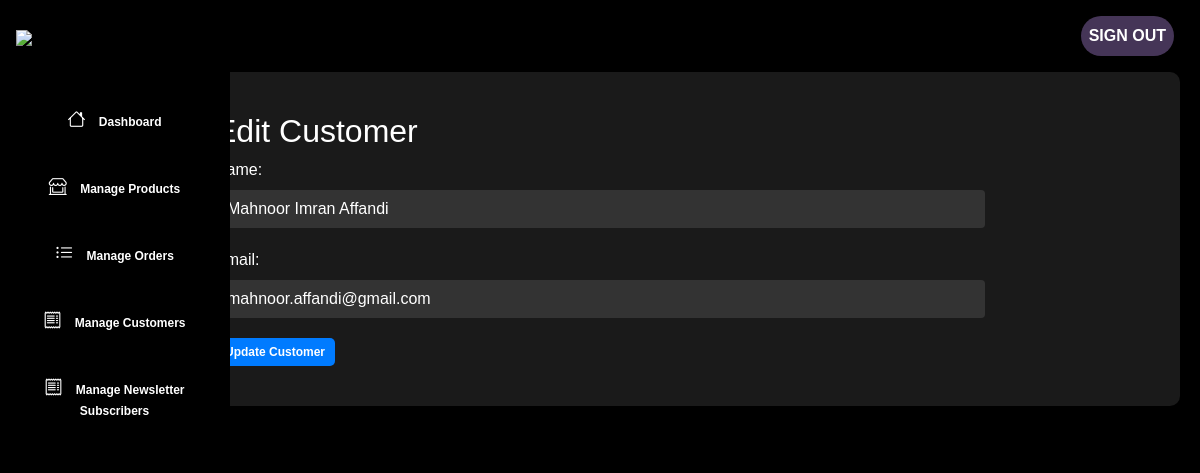
Screenshot of /Admin/edit_customer.php?id=1 with the database file from the repository.
### tables this page shows
CREATE TABLE `users` (
  `user_id` int NOT NULL,
  `user_name` varchar(108) NOT NULL,
  `user_email` varchar(100) NOT NULL,
  `user_password` varchar(100) NOT NULL,
  `user_profile_picture` varchar(255) DEFAULT NULL
);

### Admin/edit_customer.php (the view, shortened to what this page needs)
<?php
include 'header.php';
include('../server/connection.php');
$user_name = $user_email = '';
if (isset($_GET['id'])) {
    $user_id = $_GET['id'];
    $stmt = $conn->prepare("SELECT user_name, user_email FROM users WHERE user_id = ?");
    $stmt->bind_param('i', $user_id);
    $stmt->execute();
    $result = $stmt->get_result();
    $customer = $result->fetch_assoc();
    if ($customer) {
        $user_name = $customer['user_name'];
        $user_email = $customer['user_email'];
    } else {
        $errors = "Customer not found.";
    }
}
?>
<!DOCTYPE html>
<html lang="en">
<head>
    <link rel="stylesheet" href="admin_styles.css">
</head>
<body>
<?php include 'side_menu.php'; ?>
<div class="main-content">
    <div class="container">
        <h2>Edit Customer</h2>
        <form method="post">
            <div class="form-group">
                <label for="user_name">Name:</label>
                <input type="text" class="form-control" id="user_name" name="user_name" value="<?php echo isset($user_name) ? htmlspecialchars($user_name) : ''; ?>" required>
            </div>
            <div class="form-group">
                <label for="user_email">Email:</label>
                <input type="email" class="form-control" id="user_email" name="user_email" value="<?php echo isset($user_email) ? htmlspecialchars($user_email) : ''; ?>" required>
            </div>
            <button type="submit" class="btn btn-primary">Update Customer</button>
        </form>
    </div>
</div>
</body>
</html>

### Admin/admin_styles.css (style rules this page uses)
body { margin: 0; font-family: Arial, sans-serif; }
body { background-color: #000; color: #fff; font-family: Arial, sans-serif; margin: 0; padding: 20px; }
body { background-color: #000; color: #fff; font-family: Arial, sans-serif; margin: 0; padding: 0; }
.main-content { margin-left: 250px; padding: 20px; }
body { background-color: black; color: white; }
.container { max-width: 800px; margin: 20px auto; }
.form-group { margin-bottom: 20px; }
.form-control { background-color: #333; color: white; border: none; }
.btn-primary { background-color: #007bff; border: none; padding: 10px 20px; cursor: pointer; }
body { background-color: #000; color: #fff; }
.main-content { margin-left: 20px; margin-right: 20px; padding: 20px; box-sizing: border-box; background-color: #1a1a1a; border-radius: 10px; }
.btn { display: inline-block; padding: 5px 10px; font-size: 12px; font-weight: bold; text-align: center; text-decoration: none; cursor: pointer; color: #fff; background-color: #007bff; transition: background-color 0.3s, color 0.3s; border-radius: 5px; border: none; }
.main-content { margin-left: 20px; margin-right: 20px; padding: 20px; width: auto; box-sizing: border-box; background-color: #1a1a1a; border-radius: 10px; }
.btn { margin-right: 10px; }
.btn-primary { background-color: #007bff; }

### rows the page displays
users: user_name "Mahnoor Imran Affandi", user_email "mahnoor.affandi@gmail.com"
